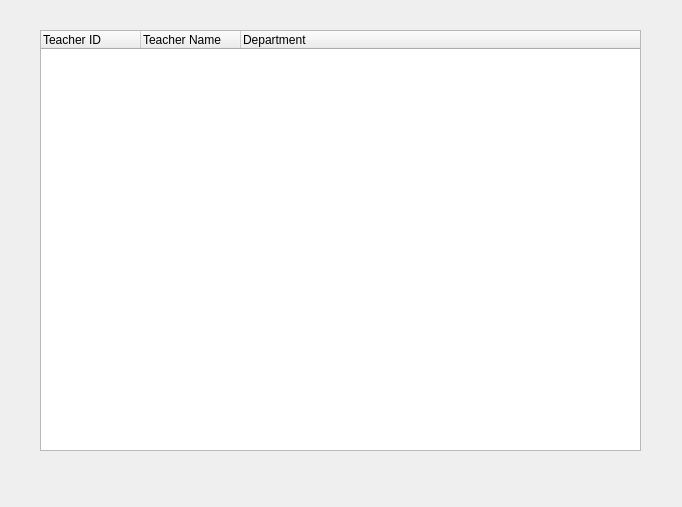
<?xml version="1.0" encoding="UTF-8"?>
<ui version="4.0">
 <class>viewTeachers</class>
 <widget class="QDialog" name="viewTeachers">
  <property name="geometry">
   <rect>
    <x>0</x>
    <y>0</y>
    <width>682</width>
    <height>507</height>
   </rect>
  </property>
  <property name="windowTitle">
   <string>All Teachers</string>
  </property>
  <widget class="QTreeWidget" name="teachersList">
   <property name="geometry">
    <rect>
     <x>40</x>
     <y>30</y>
     <width>601</width>
     <height>421</height>
    </rect>
   </property>
   <column>
    <property name="text">
     <string>Teacher ID</string>
    </property>
   </column>
   <column>
    <property name="text">
     <string>Teacher Name</string>
    </property>
   </column>
   <column>
    <property name="text">
     <string>Department</string>
    </property>
   </column>
  </widget>
 </widget>
 <resources/>
 <connections/>
</ui>
